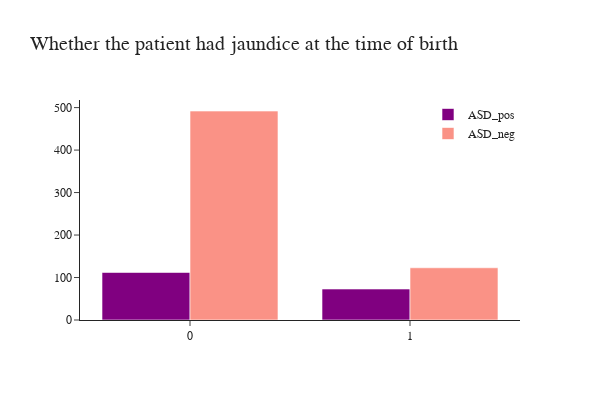

The notebook cell this image was saved under:
### Markdown cell above
### Jaundice


The majority of the patients had no jaundice at birth
Of those who had jaundice at birth, the majority (123) had tested ASD_negative compared to the 73 positive cases. Jaundice at birth may not mean ASD positivity.

### Code cell
fig = go.Figure()
fig.add_trace(go.Histogram(x=ASD_pos['jaundice'],histnorm='',
              name='ASD_pos', marker_color = 'purple'),
              )
fig.add_trace(go.Histogram(x=ASD_neg['jaundice'],histnorm='',
              name='ASD_neg', marker_color = 'salmon', opacity=0.85),
             )  

fig.update_layout(title="Whether the patient had jaundice at the time of birth", 
                  font_family="San Serif",
                  titlefont={'size': 20},
                  template='simple_white',
                  width=600, 
                  height=400,
                  legend=dict(
                  orientation="v", y=1, yanchor="top", x=1.0, xanchor="right" )                 
                 ).update_xaxes(categoryorder='total descending') 

fig.show()

### Figure 1 — Plotly figure (JSON) as saved in the notebook; plotly's stock layout.template omitted (floating-point values rounded to 4 significant figures; data arrays with more than 128 entries replaced by an {"elided": "..."} marker saying what was removed)
{"data": [{"histnorm": "", "marker": {"color": "purple"}, "name": "ASD_pos", "type": "histogram", "x": {"elided": "185 int values"}}, {"histnorm": "", "marker": {"color": "salmon"}, "name": "ASD_neg", "opacity": 0.85, "type": "histogram", "x": {"elided": "615 int values"}}], "layout": {"font": {"family": "San Serif"}, "height": 400, "legend": {"orientation": "v", "x": 1, "xanchor": "right", "y": 1, "yanchor": "top"}, "title": {"font": {"size": 20}, "text": "Whether the patient had jaundice at the time of birth"}, "width": 600, "xaxis": {"autorange": true, "categoryorder": "total descending", "range": [-0.5, 1.5], "type": "linear"}, "yaxis": {"autorange": true, "range": [0, 517.9]}}}
